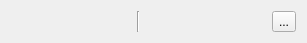
<?xml version="1.0" encoding="UTF-8"?>
<ui version="4.0">
 <class>PipelinesListItem</class>
 <widget class="QWidget" name="PipelinesListItem">
  <property name="geometry">
   <rect>
    <x>0</x>
    <y>0</y>
    <width>307</width>
    <height>42</height>
   </rect>
  </property>
  <property name="windowTitle">
   <string>Form</string>
  </property>
  <layout class="QHBoxLayout" name="horizontalLayout_2">
   <item>
    <layout class="QHBoxLayout" name="horizontalLayout">
     <item>
      <widget class="QLabel" name="pipeline_name_label">
       <property name="text">
        <string/>
       </property>
      </widget>
     </item>
     <item>
      <widget class="Line" name="line">
       <property name="orientation">
        <enum>Qt::Orientation::Vertical</enum>
       </property>
      </widget>
     </item>
     <item>
      <widget class="QLabel" name="pipeline_status_label">
       <property name="text">
        <string/>
       </property>
      </widget>
     </item>
     <item>
      <widget class="QToolButton" name="delete_pipeline_toolButton">
       <property name="text">
        <string>...</string>
       </property>
       <property name="icon">
        <iconset theme="edit-delete"/>
       </property>
      </widget>
     </item>
    </layout>
   </item>
  </layout>
 </widget>
 <resources/>
 <connections/>
</ui>
